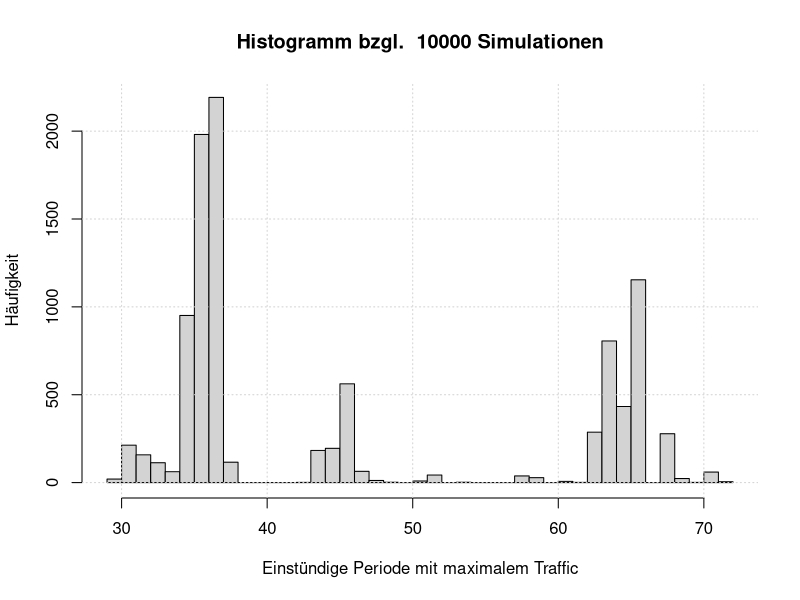
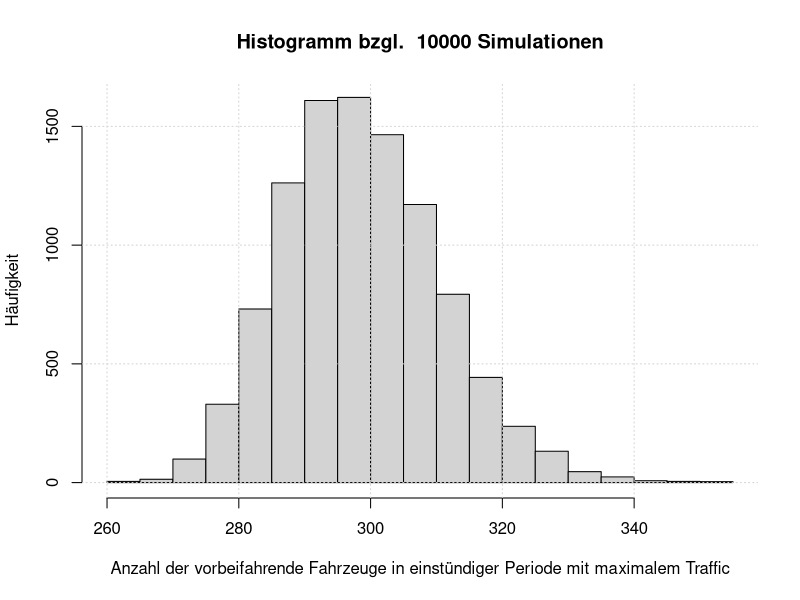
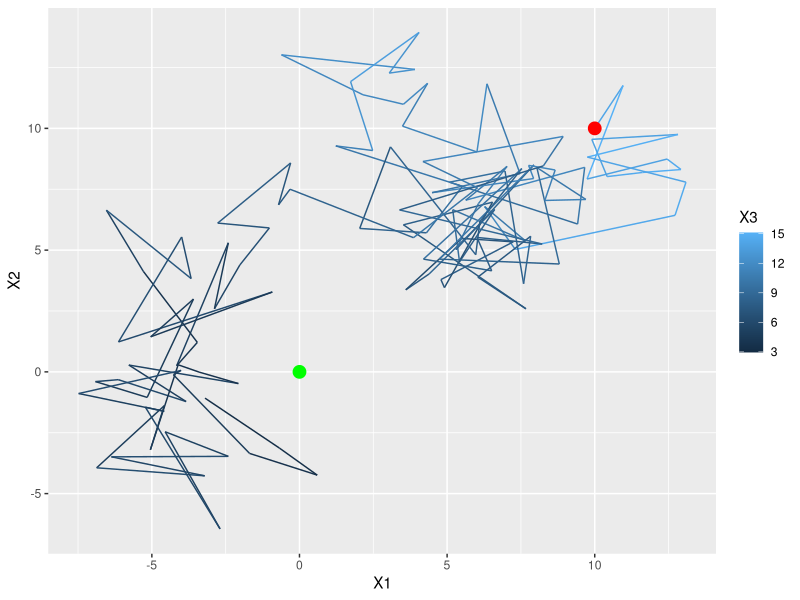
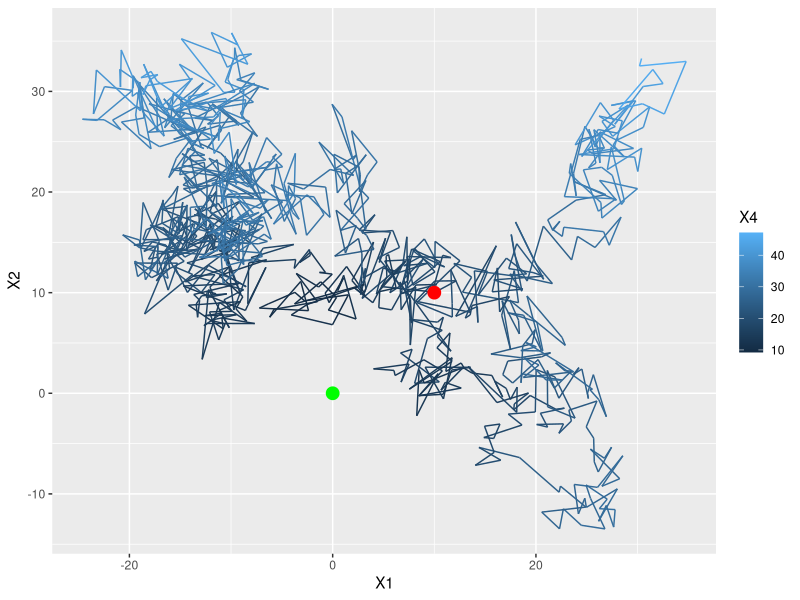
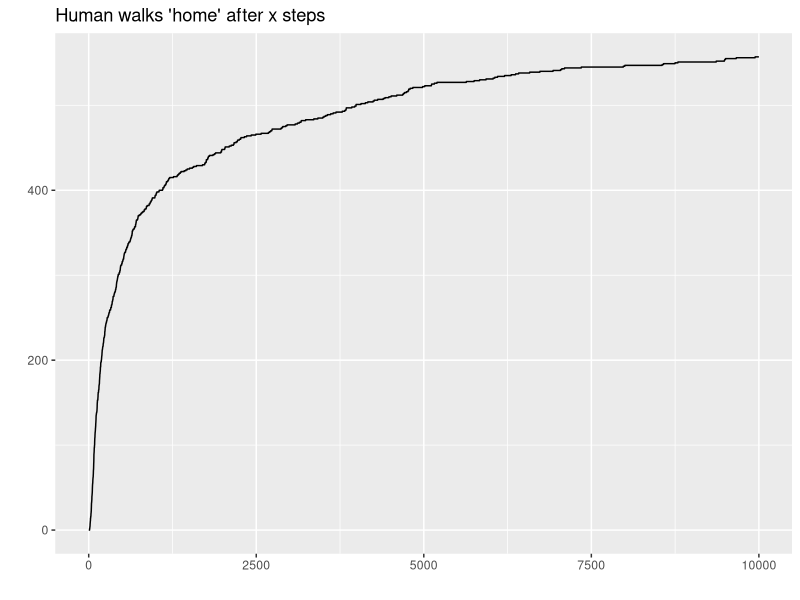
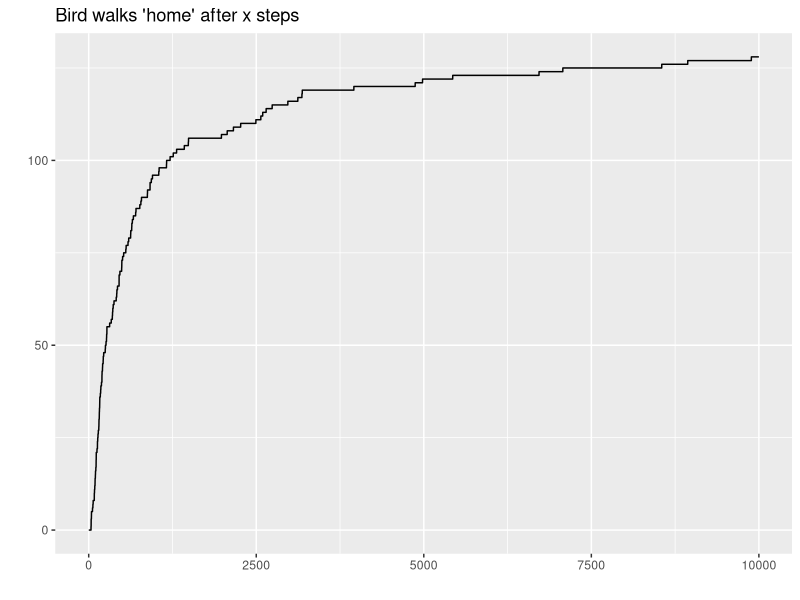
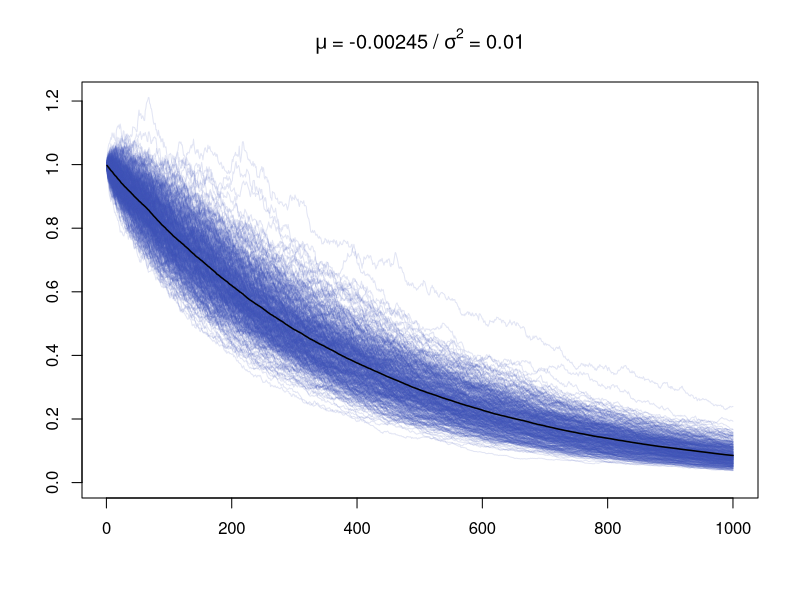
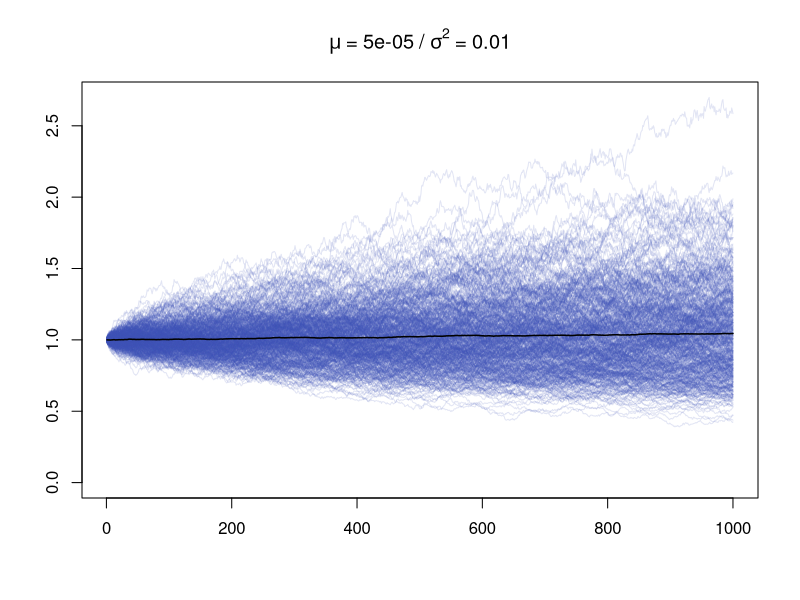

The R source for these figures, in order: (Note: this script raises an error after producing the figures.)
## ---- chunk 1
# Load libraries
library('ggplot2')
library(xtable)
## ---- chunk 2
# Read transition matrix
P <- as.matrix(read.csv("data/lungcancer.csv"))
nStates <- dim(P)[1]

# Sanity check
apply(P, 1, sum)
## ---- chunk 3
# Method 1

fnMCMeanSteps1 <- function(x, mu, P, tailProb = 10^-3){
  # This function computes the mean number of steps needed to reach state x for
  # a Markov chain defined with initial distribution mu and transition matrix P.
  # 
  # Args:
  #   x:        Target state
  #   mu:       Initial distribution
  #   P:        Transition matrix
  #   tailProb: Tail probability to control approximation
  #   
  # Returns:
  #   Expected number of steps to reach state x for the first time
  
  # Step 0
  cumProbs <- mu[x]
  mean <- mu[x] * 0  # symbolic initialization
  
  # Step 1
  tempProb <- sum(mu[-x] * P[-x, x])
  cumProbs <- cumProbs + tempProb
  mean <- mean + tempProb * 1
  
  # Further steps
  PTilde <- diag(length(mu) - 1)  # initialize PTilde
  k <- 2
  
  while (1-cumProbs >= tailProb) {
    PTilde <- PTilde %*% P[-x, -x]  # Update PTilde
    tempProb <- mu[-x] %*% PTilde %*% P[-x, x]  # Get prob. of hitting time k
    cumProbs <- cumProbs + tempProb  # cumulate probability mass
    mean <- mean + tempProb * k  # update mean
    k <- k+1
  }
  
  # Return mean
  return(as.double(mean))
}
## ---- chunk 4
# Method 2

fnMCMeanSteps2 <- function(x, mu, P, T = 1000){
  # This function computes the mean number of steps needed to reach state x for
  # a Markov chain defined with initial distribution mu and transition matrix P.
  # This method approximates the mean using 10'000 Markov chain simulations with
  # a maximum of T steps per simulation.
  # 
  # Args:
  #   x:  Target state
  #   mu: Initial distribution
  #   P:  Transition matrix
  #   T:  Maximum length of Markov chain
  #   
  # Returns:
  #   Expected number of steps to reach state x for the first time
  
  # Number of states and simulations
  nStates <- length(mu)
  nSim <- 10^4
  
  # Initialize vector to hold number of steps taken to reach state x for the
  # first time for each simulated markov chain
  vSteps <- vector(mode = "integer", length = nSim)
  
  # Start simulation of nSim markov chains with a maximum number of T steps
  for (n in 1:nSim){
    # Sample first state
    state <- sample(1:nStates, 1, prob = mu)
    
    for (t in 2:T+1){
      if (state == x){
        # break if state is x
        vSteps[n] <- t-1  # store number of steps
        break
      } else if (t == T+1) {
        # catch if state x has not been reached in T steps with NA
        vSteps[n] <- NA
        break
      }
      
      # sample next state depending on current state
      state <- sample(1:nStates, 1, prob = P[state, ])
    }
  }

  # Return mean
  return(mean(vSteps, na.rm = TRUE))
}
## ---- chunk 5
# Define initial distribution (always begin in state 23 (Lung))
mu <- rep(0, nStates)
mu[23] <- 1

# Expected number of steps to reach certain positions (Bladder, Brain, Heart)
 
# Method 1
startTime <- Sys.time()
meanStepsBladder1 <- fnMCMeanSteps1(5, mu, P, tailProb = 10^-5)
meanStepsBrain1 <- fnMCMeanSteps1(7, mu, P, tailProb = 10^-5)
meanStepsHeart1 <- fnMCMeanSteps1(17, mu, P, tailProb = 10^-5)
endTime  <- Sys.time()
timeMethod1 <- endTime - startTime

# Method 2
set.seed(42)
startTime <- Sys.time()
meanStepsBladder2 <- fnMCMeanSteps2(5, mu, P, T = 10000)
meanStepsBrain2 <- fnMCMeanSteps2(7, mu, P, T = 10000)
meanStepsHeart2 <- fnMCMeanSteps2(17, mu, P, T = 10000)
endTime  <- Sys.time()
timeMethod2 <- endTime - startTime
## ---- chunk 6
print(xtable(matrix(c(meanStepsBladder1, meanStepsBrain1, meanStepsHeart1,
                      meanStepsBladder2, meanStepsBrain2, meanStepsHeart2),
                    ncol = 2, dimnames = list(
                      c("Bladder", "Brain", "Heart"),
                      c("Method 1", "Method 2"))
                    ),
             caption = "Expected number of steps to reach position in body."),
      comment = FALSE)
## ---- chunk 7
# Read csv data
N <- as.matrix(read.csv("data/traffic.csv", header = TRUE))

# Get vector of 96 data points
Nt <- as.vector(t(N[,2:5]))

# Calculate lambda tilde and lambda as function of t
lambdaTildeT <- Nt
lambdaT <- 1.2 * lambdaTildeT
## ---- chunk 8
fnSimulatePoisson <- function(vecLambda, n) {
  # This function simulates poisson values based on vector of parameters lambda
  # 
  # Args:
  #   vecLambda:  Vector of parameters for poisson distribution
  #   n:          Number of simulations
  #   
  # Returns:
  #   Simulated vectors as matrix, where every row is a simulation of one day
  #   therefore the matrix as n rows.
  
  # Get random poisson distributed values for n days
  vSimulated <- rpois(length(vecLambda)*n, vecLambda)
  
  # Split data into matrix of form: mSplitted[day, quarter-hour]
  # where day goes from 1 to n and quater-hour from 1 to 96
  mSplitted <- t(matrix(vSimulated, nrow=length(vecLambda), ncol=n))
  
  return(mSplitted)
}

# Define number of simulations
nSimulations = 10000

# Run poisson simulation, based on parameter values from traffic.csv
mSimulation <- fnSimulatePoisson(lambdaT, nSimulations)
## ---- chunk 9
## Task 1
meanCarsPerDay <- mean(rowSums(mSimulation))
print(meanCarsPerDay)
## ---- chunk 10
## Task 2
# Calculate cumsums for every day
cumsumDays <- t(apply(mSimulation, 1, cumsum))
# Take position of all values below or equal 1000 and take maximum index value
thousandsCars <- apply(cumsumDays, 1, function(row) max(which(row <= 1000))/4)
# Take mean over all columns and round
thousandsCar <- floor(mean(thousandsCars))
print(thousandsCar)
## ---- chunk 11
## Task 3
# Calculate mean cars at position 7 (between 1:30 and 1:45)
meanCarsAtNightQuarter <- mean(as.vector(mSimulation[,7]))
print(meanCarsAtNightQuarter)
## ---- chunk 12
## Task 4/5
# Do rowwise cumsum
cumsumDays <- t(apply(mSimulation, 1, cumsum))
# Take cumsumDays and remove first 3 columns and
# take cumsumDays and remove last 4 colums and add zeros to the beginning
# Subtract both matrices to get hourly periods in quater hour steps
sumHourlyPeriod <- cumsumDays[,-(1:3)] -
  t(apply(cumsumDays[,1:(dim(cumsumDays)[2]-4)],1,function(row) c(0,row)))
## ---- chunk 13
# Get maximum traffic indices and plot histogram
maxTrafficPeriodIndices <- apply(sumHourlyPeriod, 1, function(row) which.max(row))

hist(maxTrafficPeriodIndices,
     breaks = max(maxTrafficPeriodIndices)-min(maxTrafficPeriodIndices),
     main = paste("Histogramm bzgl. ", nSimulations, "Simulationen"),
     xlab = "Einstündige Periode mit maximalem Traffic", ylab = "Häufigkeit")
grid()
## ---- chunk 14
# Get maximum traffic values and plot histogram
maxTrafficPeriodValues <- apply(sumHourlyPeriod, 1, function(row) max(row))

hist(maxTrafficPeriodValues,
     main = paste("Histogramm bzgl. ", nSimulations, "Simulationen"),
     xlab = paste("Anzahl der vorbeifahrende Fahrzeuge in einstündiger Periode",
                  "mit maximalem Traffic"),
     ylab = "Häufigkeit")
grid()
## ---- chunk 15
# Recurrence/homecoming probability of bird and human
rHuman <- 1
rBird <- 3/14

# check if library is there
require('ggplot2')

fnRandomWalk <- function(d, x, N, R) {
  # This function generates a random walk of dimension d, starting from x, with N steps,
  # that ends when the distance to the origin is smaller than R
  #
  # Return: dataframe containing the random walk
  # This is just for plotting, hence the dataframe
  
  dfWalk = data.frame(matrix(nrow=N, ncol=d+1))
  
  n=1
  pos=x
  dfWalk[1,1:d] = pos
  dist = sqrt(sum(pos*pos))
  dfWalk[1,d+1] = dist
  
  while(n<N && R<dist) {
    # This is the loop handling the random walk
    rstep <- c(round(rnorm(d),2))
    pos = pos+rstep
    dist <- sqrt(sum(pos*pos))
    dfWalk[n+1,1:d] = pos+rstep
    dfWalk[n+1,d+1] = dist
    n = n+1 
  }
  # na.omit ist necessary to handle random walks exiting after n<N (made it home)
  return(na.omit(dfWalk))
}

# Simulate the two example random walks
set.seed(257)
humanWalk <- fnRandomWalk(2, c(10,10), 1000, 3)
birdWalk <- fnRandomWalk(3, c(10,10,10), 1000, 3)
## ---- chunk 16
# Plotting human random walk
# The color gradient shows distance from home
start <- data.frame(X=10, Y=10, Z=10)
goal <- data.frame(X=0, Y=0, Z=10)
p1 <- ggplot(humanWalk, aes(x=X1, y=X2, color=X3)) +
    geom_path() +
    geom_point(data=start,aes(X,Y),colour='red',size=4) +
    geom_point(data=goal,aes(X,Y),colour='green',size=4)
p1
## ---- chunk 17
# Plotting bird random walk
# The color gradient shows distance from home
birdWalk <- fnRandomWalk(3, c(10,10,10), 1000, 3)
p2 <- ggplot(birdWalk, aes(x=X1, y=X2, color=X4)) +
    geom_path() +
    geom_point(data=start,aes(X,Y),colour='red',size=4) +
    geom_point(data=goal,aes(X,Y),colour='green',size=4)
p2

## ---- chunk 18

# Now simulate the random walks in Monte Carlo fahsion.
# For this we sample all random values at once, add them up and compute matrices that contain
# a 1 if walks i is "home" at position j, and a 0 if not. From this we sum the number of "home"
# walks along the number of steps taken and arrive at the convergence towards the recurrence
# probability r

set.seed(45791)
walks <- 1000
steps <- 10000
length <- 10000
startpos <- c(10,10,10)
R <- 3

randValsX <- matrix(rnorm(walks*steps,0,sqrt(length/steps)),nrow=walks,ncol=steps)
randValsY <- matrix(rnorm(walks*steps,0,sqrt(length/steps)),nrow=walks,ncol=steps)
randValsZ <- matrix(rnorm(walks*steps,0,sqrt(length/steps)),nrow=walks,ncol=steps)
randValsX[,1] <- startpos[1]
randValsY[,1] <- startpos[2]
randValsZ[,1] <- startpos[3]
randValsX <- t(apply(randValsX,1,cumsum))
randValsY <- t(apply(randValsY,1,cumsum))
randValsZ <- t(apply(randValsZ,1,cumsum))

WalksH <- sqrt((randValsX^2)+(randValsY^2)) < R
WalksB <- sqrt(((randValsX^2)+(randValsY^2)+(randValsZ^2))) < R

fnWalkIn <- function(slice) {
  # This function takes the columns of the matrix with 0-1 values for distance < R or > R
  # and looks for the first 1 in each row. When found, all entries in the remaining row
  # are set to 1, to signify that the walk has already been 'in'
  # Args:
  #   slice: column of the matrix with 0-1 values for out-in on pos i,j
  first <- match(1,slice)
  if(is.finite(first)) {
    slice[first:length(slice)] <- 1
  }
  return(slice)
}

WalksH <- t(apply(WalksH,1,fnWalkIn))
WalksB <- t(apply(WalksB,1,fnWalkIn))

WalksInH <- apply(WalksH,2,sum)
WalksInB <- apply(WalksB,2,sum)
## ---- chunk 19
H <- qplot(x=1:length(WalksInH), y=WalksInH,geom="line", xlab="", ylab="",
      main="Human walks 'home' after x steps")
B <- qplot(x=1:length(WalksInB), y=WalksInB,geom="line", xlab="", ylab="",
      main="Bird walks 'home' after x steps")
H
B

## ---- chunk 20

# The hardcoded values where obtained in more involved simulations too costly to repeat here
#
print(xtable(matrix(c(WalksInH[steps]/walks, 0.7, 0.75,
                      WalksInB[steps]/walks, 0.12, 0.14),
                    ncol = 2, dimnames = list(
                      c("10.000", "100.000", "1.000.000"),
                      c("Mensch", "Vogel"))
                    ),
             caption = "Convergence of Possibility for 'Home'"),
      comment = FALSE)
## ---- chunk 21
fnBrownianMotion <- function(nSim, nSteps, tMax = nSteps){
  # This function simulates nSim brownian motions with nSteps of length 
  # (tMax/nSteps). That is, the browian motions are of overall length of tMax.
  # 
  # Args:
  #   nSim:   Number of simulations/walks
  #   nSteps: Number of steps in each walk
  #   tMax:   Overall length of each walk
  #   
  # Returns:
  #   A matrix with nSim rows and nSteps columns, i.e. each row is the simulation
  #   of one brownian motion.
  matSteps <- matrix(rnorm(nSim*nSteps, 0, sqrt(tMax/nSteps)), 
                     nrow = nSim, ncol = nSteps)
  return(t(apply(matSteps, 1, cumsum)))
}
## ---- chunk 22

fnGeometricBrown <- function(nSim, nSteps, vecMu, vecSigma) {
  # This function simulates for every combination of parameters mu and sigma
  # nSim geometric brownian motions with nSteps of length 1.
  # The results are plotted, including mean Brownian.
  # 
  # Args:
  #   nSim:     Number of simulations
  #   nSteps:   Number of steps in simulation
  #   vecMu:    Vector of mu parameters
  #   vecSigma: Vector of sigma parameters
  #   
  # Returns:
  #   Noting, just creates plots
  
  # Fix start value at 1
  X0 <- 1
  # Obtain length of parameter vectors
  nPars <- length(vecMu)
  
  # One time series plot for every parameter combination
  for(i in 1:nPars) {
    # Get Brownian
    matBM <- fnBrownianMotion(nSim, nSteps)
    # Calculate Geometric Brownian
    matX <- X0 * exp((vecMu[i]-0.5*vecSigma[i]^2)*(1:nSteps) + vecSigma[i]*t(matBM))
    
    # Plot all Geometric Brownian
    ts.plot(matX, ylim = c(0,max(matX)), xlab = "",
            main = bquote(mu ~ "=" ~ .(vecMu[i]) ~ "/" ~ sigma^2 ~ "=" ~ .(vecSigma[i])),
            col = rgb(63/255, 81/255, 181/255, alpha = 0.15))
    # Add mean of all Geometric Brownians
    lines(rowMeans(matX), lwd = 1.5)
    cat('\r\n\r\n')
  }
  
}

nSim <- 500
nSteps <- 1000
vecMu = c(-0.00245, 0.00005, 0.00255)
vecSigma = c(0.01, 0.01, 0.01)

# Check conditions
vecMu-(vecSigma^2/2)

# Rund and plot simulations
fnGeometricBrown(nSim, nSteps, vecMu, vecSigma)
## ---- chunk 23
# Set parameter of geometric brownian motion and call option
TCall <- 1
r <- 0.04
sigma <- 0.2
X0 <- 100
K <- 100
C <- list()
mu <- r

# Set number of simulations and steps
nSim <- 10000
nSteps <- 1000
## ---- chunk 24
# Black-Scholes
stepsScholes <- seq(1/nSteps, TCall, 1/nSteps)

# Calculate Black-Scholes values
d1 <- 1/(sigma*sqrt(stepsScholes)) * (log(X0/K)+(r+(0.5*sigma^2))*stepsScholes)
d2 <- d1-sigma*sqrt(stepsScholes)
vecScholes <- X0*pnorm(d1) - K*exp(-r*stepsScholes)*pnorm(d2)

# Get last value
C$BlackScholes <- tail(vecScholes, 1)
## ---- chunk 25
# Simulate brownian motions
matBM <- fnBrownianMotion(nSim, nSteps, TCall)

# Compute price processes using exact solution of SDE
times <- seq(TCall/nSteps, TCall, 1/nSteps)
matX <- t(X0 * exp((mu-0.5*sigma^2)*times + sigma*t(matBM)))

# Get MC approximation of arbitrage-free price C
payouts <- matX - K
payouts[payouts <= 0] <- 0

matMC <- exp(-r) * payouts
C$MC <- exp(-r) * mean(payouts[, nSteps])
## ---- chunk 26
fnEulerScheme <- function(nSim, nSteps, tMax, mu, sigma, X0){
  # This function simulates nSim price processes with nSteps of length 
  # (tMax/nSteps) using trend mu, volatility sigma, and starting price X0.
  # 
  # Args:
  #   nSim:   Number of simulations/walks
  #   nSteps: Number of steps in each walk
  #   tMax:   Overall length of each walk
  #   mu:     Trend
  #   sigma:  Volatility
  #   X0:     Start price
  #   
  # Returns:
  #   A matrix with nSim rows and nSteps columns, i.e. each row is the simulation
  #   of one brownian motion.
  
  # Get length of one step
  stepLen <- tMax/nSteps
  
  # Simulate from the standard normal
  matNorm <- matrix(rnorm(nSim*nSteps), nrow = nSim)
  
  # Initialize price processes
  matX <- matrix(nrow = nSim, ncol = nSteps)
  matX[,1] <- (1 + mu*stepLen + sigma*sqrt(stepLen)*matNorm[,1]) * X0
  
  # Build price processes recursively
  for (k in 2:nSteps){
    matX[,k] <- (1 + mu*stepLen + sigma*sqrt(stepLen)*matNorm[,k]) * matX[,k-1]
  }
  
  # return matrix with simulated price processes
  return(matX)
}

# Run Euler scheme
matX <- fnEulerScheme(nSim, nSteps, TCall, mu, sigma, X0)

# Get MC approximation of arbitrage-free price C
payouts <- matX - K
payouts[payouts <= 0] <- 0

matEU <- exp(-r) * payouts
C$Euler <- exp(-r) * mean(payouts[, nSteps])
## ---- chunk 27
print(xtable(matrix(c(C$BlackScholes, C$MC, C$Euler), ncol = 1, 
                    dimnames = list(c("Black and Scholes", "MC BM", "Euler"))),
             caption = "Arbitrage-free prices of European Call Option."),
      comment = FALSE)
## ---- chunk 28
ts.plot(t(matMC[1:500,]), xlab = "",
            main = "MC-Simulation, Mitteltwert (schwarz) und Black Scholes (rot)",
            col = rgb(63/255, 81/255, 181/255, alpha = 0.15))
lines(colMeans(matMC), col = "black", lwd = 1.5)
lines(vecScholes, col = "red", lwd = 1.5)

ts.plot(t(matEU[1:500,]), xlab = "",
            main = "Euler-Schema, Mitteltwert (schwarz) und Black Scholes (rot)",
            col = rgb(63/255, 81/255, 181/255, alpha = 0.15))
lines(colMeans(matEU), col = "black", lwd = 1.5)
lines(vecScholes, col = "red", lwd = 1.5)
